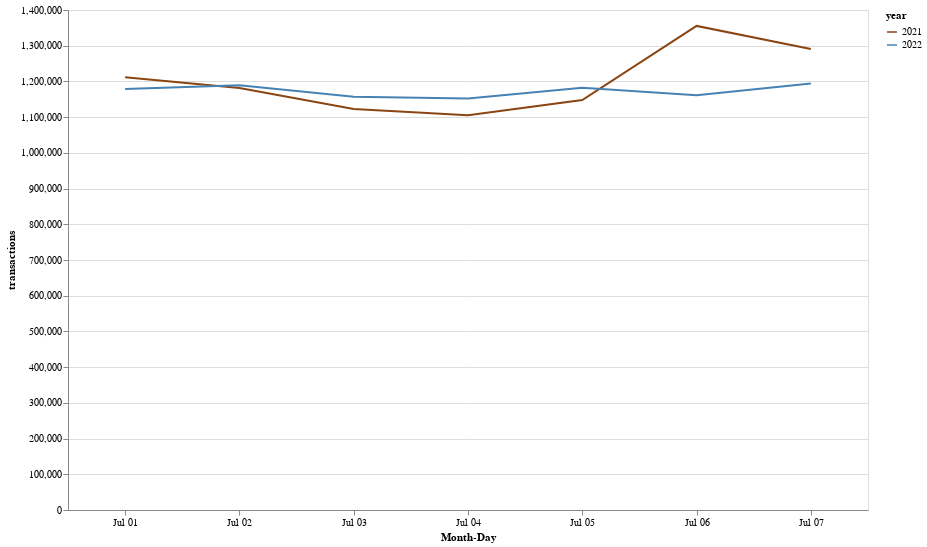

The notebook cell saved with this chart:
### Code cell
alt.Chart(txn_daily).mark_line().encode(
    x=alt.X('monthdate(block_date):O', title='Month-Day'),
    y='transactions:Q',
    color=alt.Color('block_year:N', scale=alt.Scale(range=['saddlebrown','steelblue']), legend=alt.Legend(title='year')),
    tooltip=[alt.Tooltip('transactions', format=','), alt.Tooltip('block_year', title='year')],
).properties(
    height=500,
    width=800
)

### Figure 1 — Vega-Lite specification as saved in the notebook (floating-point values rounded to 4 significant figures)
{"config": {"view": {"continuousWidth": 400, "continuousHeight": 300}}, "data": {"name": "data-026db85f04635e99c03945e9fb5e3c19"}, "mark": "line", "encoding": {"color": {"field": "block_year", "legend": {"title": "year"}, "scale": {"range": ["saddlebrown", "steelblue"]}, "type": "nominal"}, "tooltip": [{"field": "transactions", "format": ",", "type": "quantitative"}, {"field": "block_year", "title": "year", "type": "quantitative"}], "x": {"field": "block_date", "timeUnit": "monthdate", "title": "Month-Day", "type": "ordinal"}, "y": {"field": "transactions", "type": "quantitative"}}, "height": 500, "width": 800, "$schema": "https://vega.github.io/schema/vega-lite/v4.17.0.json", "datasets": {"data-026db85f04635e99c03945e9fb5e3c19": [{"block_date": "2021-07-01T00:00:00", "transactions": 1211710, "block_year": 2021}, {"block_date": "2021-07-02T00:00:00", "transactions": 1181574, "block_year": 2021}, {"block_date": "2021-07-03T00:00:00", "transactions": 1122543, "block_year": 2021}, {"block_date": "2021-07-04T00:00:00", "transactions": 1105343, "block_year": 2021}, {"block_date": "2021-07-05T00:00:00", "transactions": 1147895, "block_year": 2021}, {"block_date": "2021-07-06T00:00:00", "transactions": 1355421, "block_year": 2021}, {"block_date": "2021-07-07T00:00:00", "transactions": 1290979, "block_year": 2021}, {"block_date": "2022-07-01T00:00:00", "transactions": 1178620, "block_year": 2022}, {"block_date": "2022-07-02T00:00:00", "transactions": 1189382, "block_year": 2022}, {"block_date": "2022-07-03T00:00:00", "transactions": 1157052, "block_year": 2022}, {"block_date": "2022-07-04T00:00:00", "transactions": 1151999, "block_year": 2022}, {"block_date": "2022-07-05T00:00:00", "transactions": 1182504, "block_year": 2022}, {"block_date": "2022-07-06T00:00:00", "transactions": 1161432, "block_year": 2022}, {"block_date": "2022-07-07T00:00:00", "transactions": 1194330, "block_year": 2022}]}}
